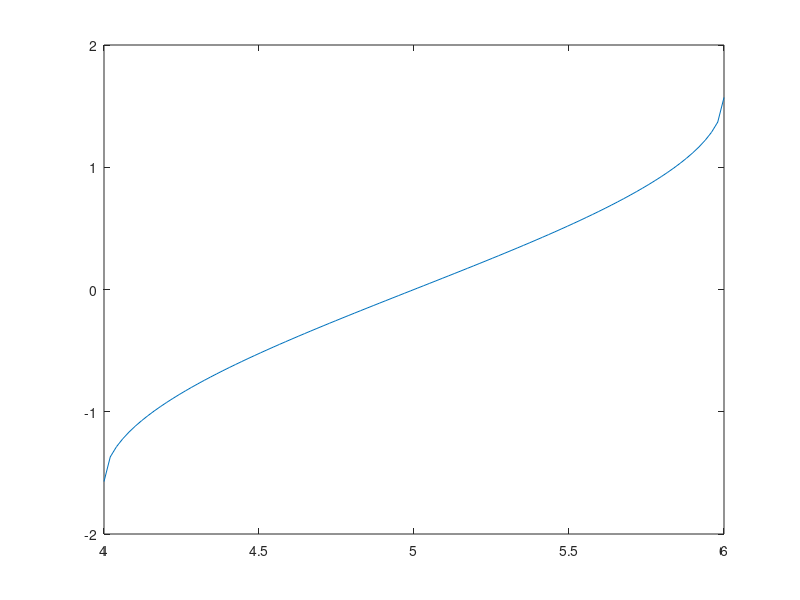

Source code (MATLAB):
% Ejercicio 10

%% a)

fa = @(x)(x+1)./(x.^2 -3);
xa = linspace (2,4);
plot (xa,fa(xa));
shg

%% b)

fb = @(x) asin(x-5);
xb = linspace(4,6);
plot (xb,fb(xb));
shg
